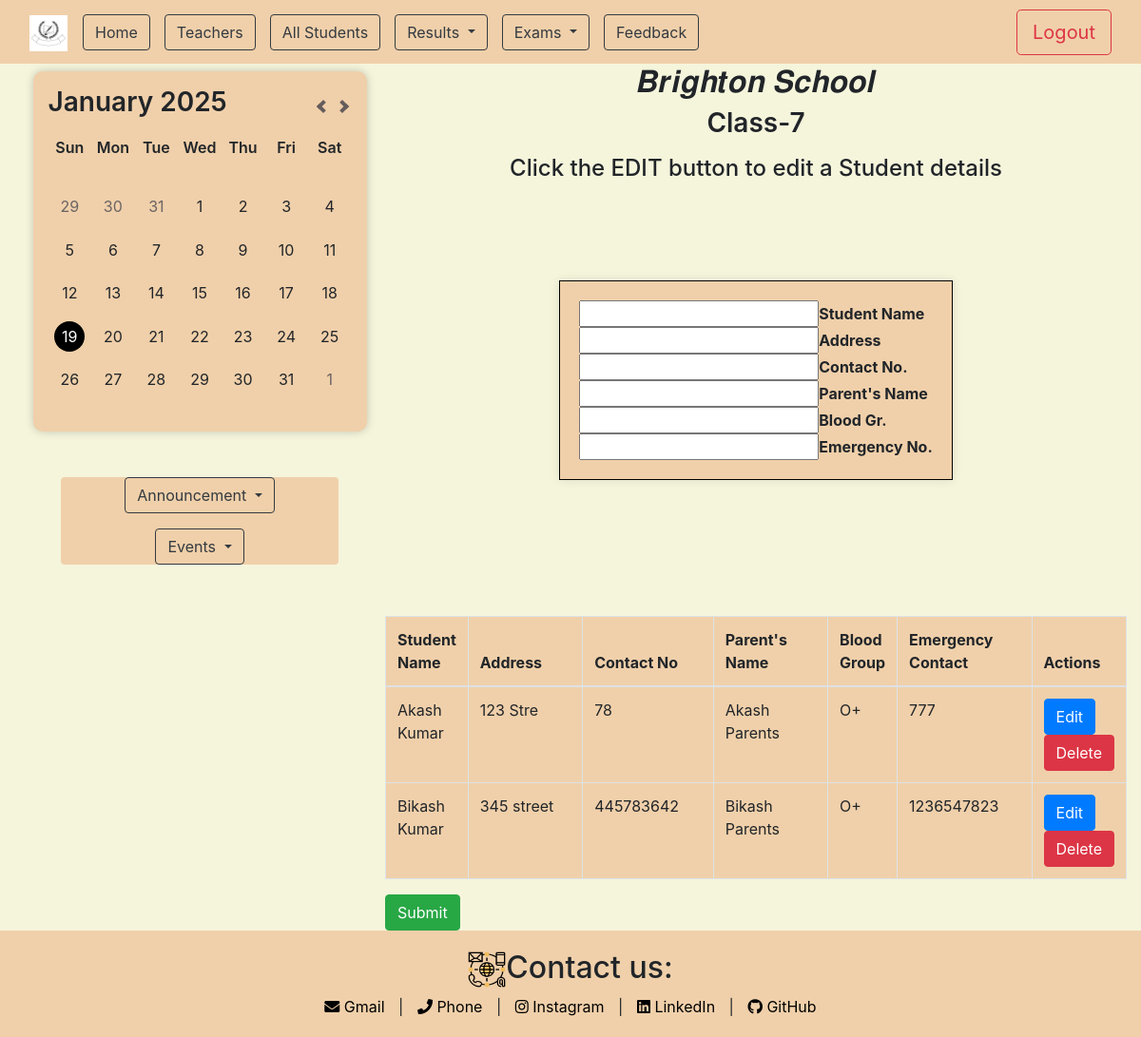
Page /class/seven/ on the earlier database version.
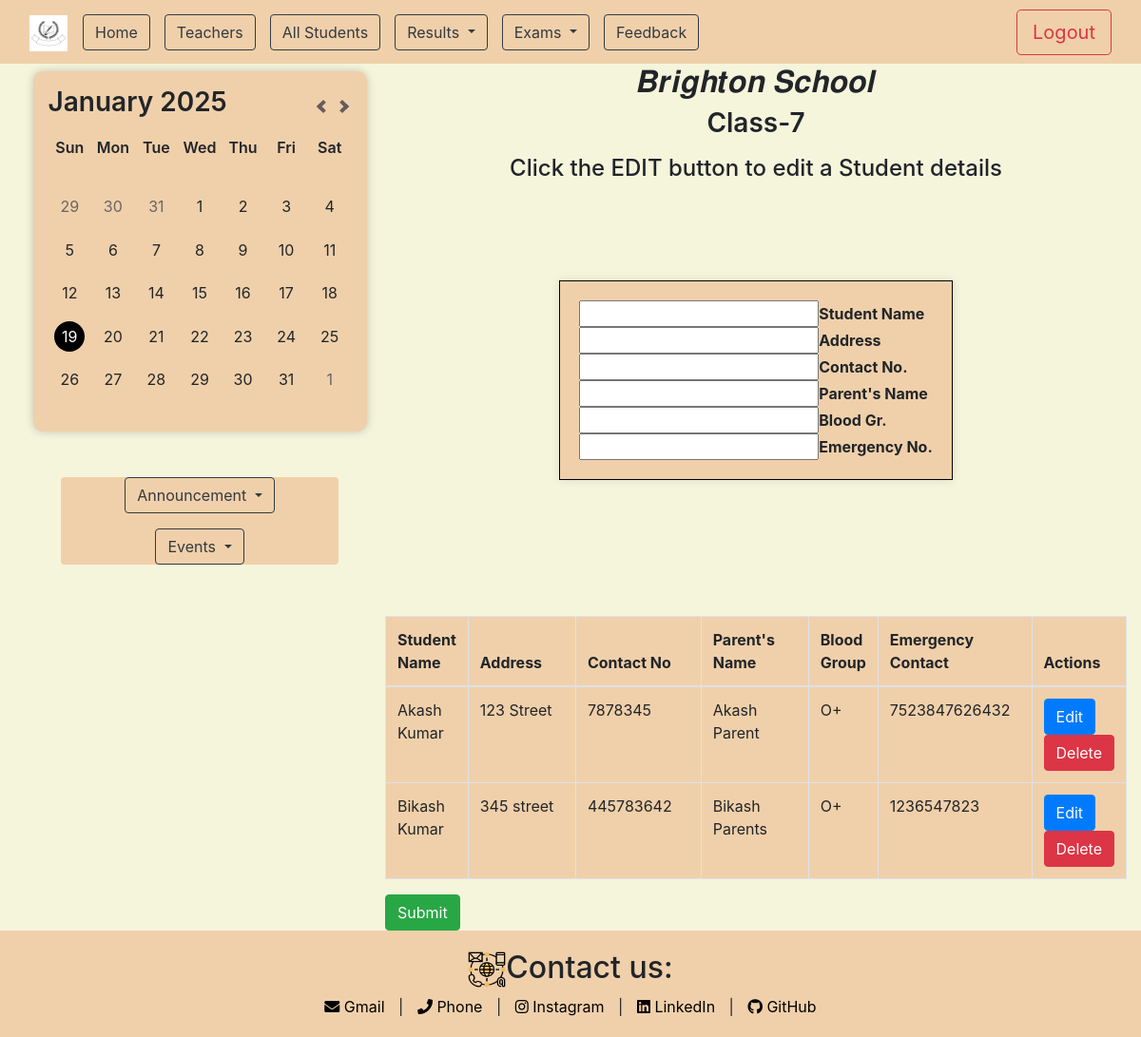
Same page on the later database version.
### app/models.py (models this page shows, shortened)
class all_students(models.Model):
    class_name = models.CharField(max_length=50,blank=True)
    slug=models.SlugField(max_length=200,unique=True,null=True)

class Student(models.Model):
    class_name = models.ForeignKey(all_students, on_delete=models.CASCADE, related_name='students',null=True,blank=True)
    st_name=models.CharField(max_length=100)
    address=models.CharField(max_length=400)
    contact_no=models.IntegerField(null=True)
    parents_names=models.CharField(max_length=400)
    blood_gr=models.CharField(max_length=10)
    emergency=models.IntegerField(null=True)

### app/views.py (the view, shortened to what this page needs)
# urls.py: path('class/<slug:slug>/',views.class_students,name="class_students"),
def class_students(request, slug):
    class_instance = get_object_or_404(all_students, slug=slug)
    students = Student.objects.filter(class_name=class_instance)
    form = StudentForm()
    context = {'students': students, 'class_instance': class_instance, 'form': form}
    return render(request, 'app/students.html', context)

### app/forms.py
class StudentForm(forms.ModelForm):
    class Meta:
        model=Student
        fields = ['st_name', 'address', 'contact_no', 'parents_names', 'blood_gr', 'emergency']

### app/templates/app/students.html (shortened to what this page needs)
{% extends "base.html" %}
{% load static %}
{% block content %}
<div class="col-lg-8 col-md-8 col-sm-12 main-content">
    <h2 class="text-center">𝑩𝒓𝒊𝒈𝒉𝒕𝒐𝒏 𝑺𝒄𝒉𝒐𝒐𝒍</h2>
    <h3 class="text-center mb-3">{{ class_instance.class_name }}</h3>
    <form id="studentForm" method="POST" novalidate>
        <h4 class="text-center fw-bolder">Click the EDIT button to edit a Student details</h4>
        <div class="container d-flex justify-content-center align-items-center" style="min-height: 50vh; min-width: 50vw;">
            <div class="box_clr" style="border: 1px solid #000; padding: 20px; box-shadow: 0 0 10px rgba(0, 0, 0, 0.1);">
                <input type="text" name="st_name" id="id_st_name" value=""><strong>Student Name</strong>
                <div><input type="text" name="address" id="id_address" value=""><strong>Address</strong></div>
                <div><input type="text" name="contact_no" id="id_contact_no" value=""><strong>Contact No.</strong></div>
                <div><input type="text" name="parents_names" id="id_parents_names" value=""><strong>Parent's Name</strong></div>
                <div><input type="text" name="blood_gr" id="id_blood_gr" value=""><strong>Blood Gr.</strong></div>
                <input type="text" name="emergency" id="id_emergency" value=""><strong>Emergency No.</strong>
            </div>
        </div>
        <table class="table table-bordered rounded box_clr mt-5">
            <thead>
                <tr>
                    <th>Student Name</th>
                    <th class="address-col">Address</th>
                    <th class="address-col">Contact No</th>
                    <th class="address-col">Parent's Name</th>
                    <th>Blood Group</th>
                    <th class="address-col">Emergency Contact</th>
                    <th>Actions</th>
                </tr>
            </thead>
            <tbody>
                {% for student in students %}
                <tr id="student-{{ student.id }}">
                    <td>{{ student.st_name }}</td>
                    <td>{{ student.address }}</td>
                    <td>{{ student.contact_no }}</td>
                    <td>{{ student.parents_names }}</td>
                    <td>{{ student.blood_gr }}</td>
                    <td>{{ student.emergency }}</td>
                    <td>
                        <button type="button" class="btn btn-primary edit-btn" data-id="{{ student.id }}">Edit</button>
                        <button type="button" class="btn btn-danger delete-btn" data-id="{{ student.id }}">Delete</button>
                    </td>
                </tr>
                {% endfor %}
            </tbody>
        </table>
        <button type="submit" class="btn btn-success">Submit</button>
    </form>
</div>
{% endblock content %}

### templates/base.html (shortened to what this page needs)
{% load static %}
<!DOCTYPE html>
<html lang="en">
<head>
    <link href="https://maxcdn.bootstrapcdn.com/bootstrap/4.5.2/css/bootstrap.min.css" rel="stylesheet">
    <link rel="stylesheet" href="{% static 'app/CSS_Files/index.css' %}" />
    <link href="https://cdnjs.cloudflare.com/ajax/libs/font-awesome/5.15.4/css/all.min.css" rel="stylesheet">
</head>
<body>
    <header>
        <nav class="navbar navbar-expand-lg bg-body-tertiary box_clr">
            <div class="container-fluid">
                <a class="navbar-brand" href="#">
                    <img src="{% static 'images\3ce196b55fd63cba9f7387a298cdc96e.jpg' %}" alt="Logo" width="40" height="38" class="d-inline-block align-text-top">
                </a>
                <div class="collapse navbar-collapse" id="navbarSupportedContent">
                    <ul class="navbar-nav me-auto mb-2 mb-lg-0">
                        <a class="nav-item" href="{% url "index" %}">
                            <button class="btn btn-med btn-outline-dark" type="button">Home</button>
                        </a>
                        <a class="nav-item" href="{% url "teacher" %}">
                            <button class="btn btn-med btn-outline-dark" type="button">Teachers</button>
                        </a>
                        <a class="nav-item" href="{% url "all_student" %}">
                            <button class="btn btn-med btn-outline-dark"  type="button">
                               All Students
                            </button>
                        </a>
                        <li class="nav-item dropdown">
                            <button class="btn btn-med btn-outline-dark dropdown-toggle" href="#" role="button" data-toggle="dropdown" aria-expanded="false">
                                Results
                            </button>
                        </li>
                        <li class="nav-item dropdown">
                            <button class="btn btn-med btn-outline-dark dropdown-toggle" href="#" role="button" data-toggle="dropdown" aria-expanded="false">
                                Exams
                            </button>
                        </li>
                        <a class="nav-item" href="{% url "feedback" %}">
                            <button class="btn btn-med btn-outline-dark" type="button">Feedback</button>
                        </a>
                    </ul>
                    <button class="btn btn-lg btn-outline-danger ml-auto" type="button">Logout</button>
                </div>
            </div>
        </nav>
    </header>
    <main>
        <div class="container-fluid">
            <div class="row no-gutters">
                <div class="col-lg-4 col-md-4 col-sm-12 sidebar">
                    <div class="calendar">
                        <header>
                          <h3></h3>
                          <nav>
                            <button id="prev"></button>
                            <button id="next"></button>
                          </nav>
                        </header>
                        <section>
                          <ul class="days">
                            <li>Sun</li>
                            <li>Mon</li>
                            <li>Tue</li>
                            <li>Wed</li>
                            <li>Thu</li>
                            <li>Fri</li>
                            <li>Sat</li>
                          </ul>
                          <ul class="dates"></ul>
                        </section>
                    </div>
                    <div class="container mt-5 box_clr rounded" style="max-width: 75%;">
                        <div class="dropdown d-flex justify-content-center">
                            <button class="btn btn-med btn-outline-dark dropdown-toggle" href="#" role="button" data-toggle="dropdown" aria-expanded="false">
                                Announcement
                            </button>
                        </div>
                        <div class="dropdown mt-3 d-flex justify-content-center">
                            <button class="btn btn-med btn-outline-dark dropdown-toggle" href="#" role="button" data-toggle="dropdown" aria-expanded="false">
                                Events
                            </button>
                        </div>
                    </div>
                </div>
                {% block content %}{% endblock content %}
            </div>
        </div>
    </main>
    <footer class="footer box_clr">
        <div class="container">
            <h2><img src="{% static 'images\contact.png' %}" class="me-3" width="40" height="38">Contact us:</h2>
            <a href="shariquereza786@gmail.com"><i class="fas fa-envelope"></i> Gmail</a> |
            <a href="tel:+1234567890"><i class="fas fa-phone"></i> Phone</a> |
            <a href="https://www.instagram.com/its_sharique08/profilecard/?igsh=MWh0YmJvaWp1aHdjNw%3D%3D"><i class="fab fa-instagram"></i> Instagram</a> |
            <a href="https://www.linkedin.com/in/sharique-reza-82638a219/"><i class="fab fa-linkedin"></i> LinkedIn</a> |
            <a href="https://github.com/ShariqueReza"><i class="fab fa-github"></i> GitHub</a>
        </div>
    </footer>
</body>
</html>

### app/static/app/CSS_Files/index.css (style rules this page uses)
body { background-color: beige; }
.box_clr { background-color: rgb(240, 208, 170); }
.navbar-nav .nav-item { margin-right: 15px; }
.edit-btn { margin-right: 10px; }
.address-col { width: 200px; }
* { padding: 0; margin: 0; }
h3 { font-weight: 600; }
.calendar { margin: 0 auto; width: clamp(320px, 400px, 90%); padding: 1rem; background-color: rgb(240, 208, 170); border-radius: 10px; box-shadow: 0 0 10px rgba(0, 0, 0, 0.2); }
.calendar header { display: flex; align-items: center; justify-content: space-between; }
.calendar nav { display: flex; align-items: center; }
.calendar ul { list-style: none; display: flex; flex-wrap: wrap; text-align: center; }
.calendar ul li { width: calc(100% / 7); position: relative; z-index: 2; aspect-ratio: 1; display: flex; align-items: center; justify-content: center; }
#prev, #next { width: 20px; height: 20px; position: relative; border: none; background: transparent; cursor: pointer; }
#prev::before, #next::before { content: ""; width: 50%; height: 50%; position: absolute; top: 50%; left: 50%; border-style: solid; border-width: 0.25em 0.25em 0 0; border-color: #655c5c; }
#next::before { transform: translate(-50%, -50%) rotate(45deg); }
#prev::before { transform: translate(-50%, -50%) rotate(-135deg); }
.days { font-weight: 600; }
.footer { padding: 20px; text-align: center; }
.footer a { color: #000; text-decoration: none; margin: 0 10px; }

Differences in the rows shown:
changed Student "Akash Kumar": address "123 Stre" → "123 Street"; contact_no "78" → "7878345"; parents_names "Akash Parents" → "Akash Parent"; emergency "777" → "7523847626432"
